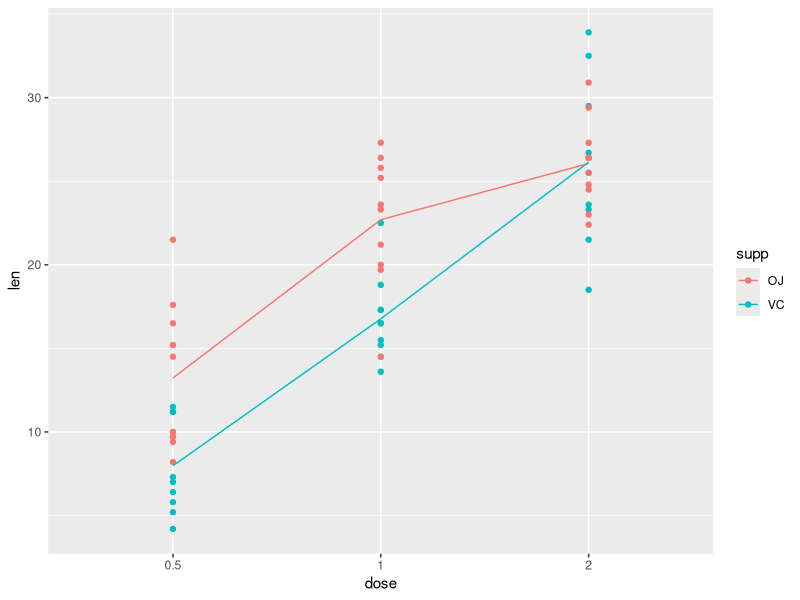
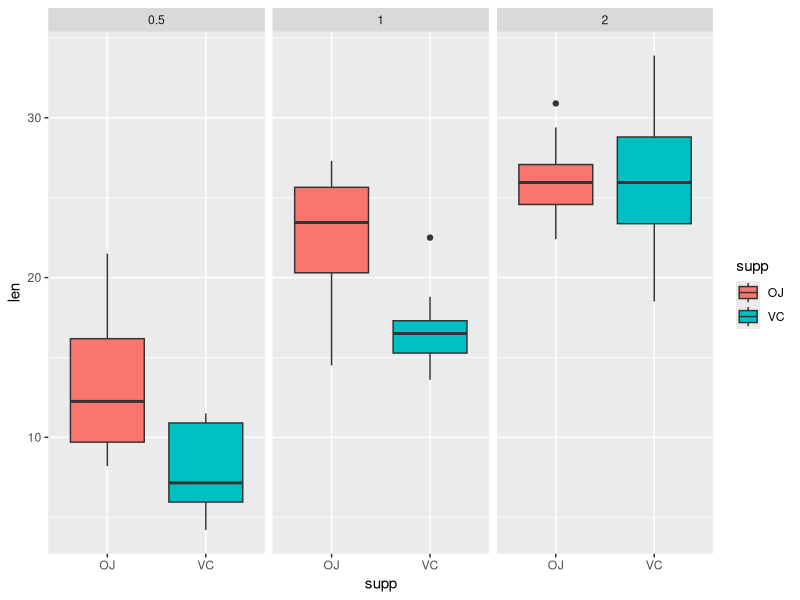

Here is the R script that generated these plots, in order: (Note: this script raises an error after producing the figures.)
## ---- chunk 1
library(datasets)
data("ToothGrowth")

## ---- chunk 2
#  Look at the class & structure
class(ToothGrowth)
str(ToothGrowth)

# Print the first 10 rows
head(ToothGrowth)

# Since the dose has discrete values, we can convert the dose as factors
unique(ToothGrowth$dose)
ToothGrowth$dose <-  as.factor(ToothGrowth$dose)

# Summary of values
summary(ToothGrowth)
## ---- chunk 3
library(ggplot2)
g <- ggplot(aes(x=dose, y = len), data = ToothGrowth) 
g <- g + geom_point(aes(color = supp))
avg <- aggregate(len~.,data=ToothGrowth,mean)
g <- g + geom_line(data=avg,aes(group=supp,colour=supp))
g
## ---- chunk 4
ggplot(aes(x=supp,y=len),data=ToothGrowth)+geom_boxplot(aes(fill=supp)) +
    facet_wrap(~ dose)
## ---- chunk 5
by(ToothGrowth$len, INDICES = list(ToothGrowth$supp, ToothGrowth$dose), summary)
## ---- chunk 6
result1 <- t.test(len ~ supp, paired = F, var.equal = F, data = ToothGrowth)
print(result1)
## ---- chunk 7
# subset the data by dosage
dose0_5 <- subset(ToothGrowth, dose == 0.5)
dose1 <- subset(ToothGrowth, dose == 1.0)
dose2 <- subset(ToothGrowth, dose == 2.0)

# Run the t-test for each subset data
result2 <- t.test(len ~ supp, paired = F, var.equal = F, data = dose0_5)
result3 <- t.test(len ~ supp, paired = F, var.equal = F, data = dose1)
result4 <- t.test(len ~ supp, paired = F, var.equal = F, data = dose2)
print(result2)
print(result3)
print(result4)
